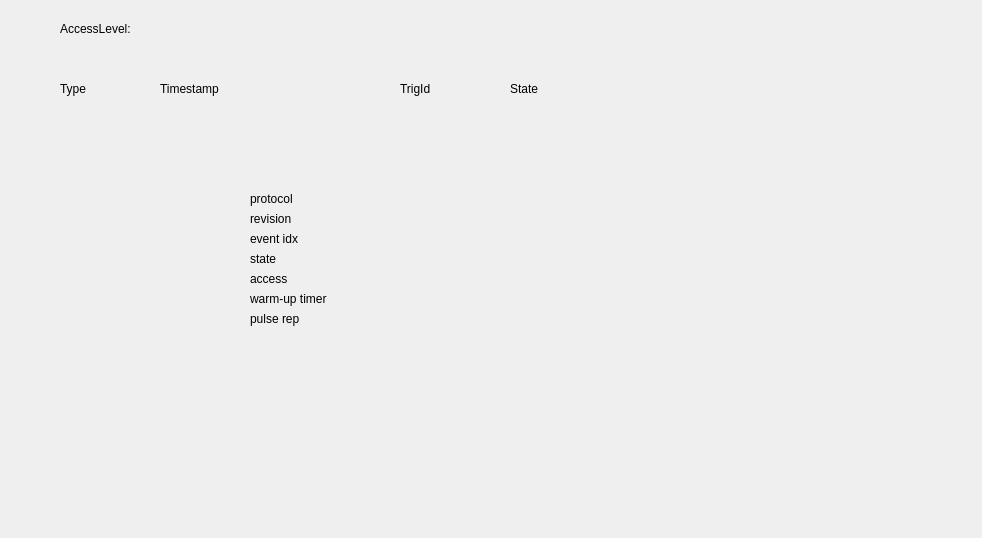
<?xml version="1.0" encoding="UTF-8"?>
<ui version="4.0">
 <class>Form</class>
 <widget class="QWidget" name="Form">
  <property name="geometry">
   <rect>
    <x>0</x>
    <y>0</y>
    <width>982</width>
    <height>538</height>
   </rect>
  </property>
  <property name="windowTitle">
   <string>Form</string>
  </property>
  <widget class="PyDMLabel" name="PyDMLabel">
   <property name="geometry">
    <rect>
     <x>380</x>
     <y>180</y>
     <width>101</width>
     <height>41</height>
    </rect>
   </property>
   <property name="toolTip">
    <string/>
   </property>
   <property name="channel" stdset="0">
    <string>ca://${P}:ModbusProtocolID.VAL</string>
   </property>
   <property name="displayFormat" stdset="0">
    <enum>PyDMLabel::Decimal</enum>
   </property>
  </widget>
  <widget class="QLabel" name="label">
   <property name="geometry">
    <rect>
     <x>250</x>
     <y>190</y>
     <width>74</width>
     <height>18</height>
    </rect>
   </property>
   <property name="text">
    <string>protocol</string>
   </property>
  </widget>
  <widget class="QLabel" name="label_2">
   <property name="geometry">
    <rect>
     <x>250</x>
     <y>210</y>
     <width>74</width>
     <height>18</height>
    </rect>
   </property>
   <property name="text">
    <string>revision</string>
   </property>
  </widget>
  <widget class="PyDMLabel" name="PyDMLabel_2">
   <property name="geometry">
    <rect>
     <x>380</x>
     <y>210</y>
     <width>76</width>
     <height>18</height>
    </rect>
   </property>
   <property name="toolTip">
    <string/>
   </property>
   <property name="channel" stdset="0">
    <string>ca://${P}:ModbusProtocolRevision.VAL</string>
   </property>
   <property name="displayFormat" stdset="0">
    <enum>PyDMLabel::Decimal</enum>
   </property>
  </widget>
  <widget class="QLabel" name="label_3">
   <property name="geometry">
    <rect>
     <x>250</x>
     <y>230</y>
     <width>74</width>
     <height>18</height>
    </rect>
   </property>
   <property name="text">
    <string>event idx</string>
   </property>
  </widget>
  <widget class="PyDMLabel" name="PyDMLabel_3">
   <property name="geometry">
    <rect>
     <x>380</x>
     <y>230</y>
     <width>76</width>
     <height>18</height>
    </rect>
   </property>
   <property name="toolTip">
    <string/>
   </property>
   <property name="channel" stdset="0">
    <string>ca://${P}:EventIndex.VAL</string>
   </property>
   <property name="displayFormat" stdset="0">
    <enum>PyDMLabel::Decimal</enum>
   </property>
  </widget>
  <widget class="QLabel" name="label_4">
   <property name="geometry">
    <rect>
     <x>250</x>
     <y>250</y>
     <width>74</width>
     <height>18</height>
    </rect>
   </property>
   <property name="text">
    <string>state</string>
   </property>
  </widget>
  <widget class="PyDMLabel" name="PyDMLabel_4">
   <property name="geometry">
    <rect>
     <x>380</x>
     <y>250</y>
     <width>76</width>
     <height>18</height>
    </rect>
   </property>
   <property name="toolTip">
    <string/>
   </property>
   <property name="channel" stdset="0">
    <string>ca://${P}:State.VAL</string>
   </property>
   <property name="displayFormat" stdset="0">
    <enum>PyDMLabel::Decimal</enum>
   </property>
  </widget>
  <widget class="QLabel" name="label_5">
   <property name="geometry">
    <rect>
     <x>250</x>
     <y>270</y>
     <width>74</width>
     <height>18</height>
    </rect>
   </property>
   <property name="text">
    <string>access</string>
   </property>
  </widget>
  <widget class="PyDMLabel" name="PyDMLabel_5">
   <property name="geometry">
    <rect>
     <x>380</x>
     <y>270</y>
     <width>76</width>
     <height>18</height>
    </rect>
   </property>
   <property name="toolTip">
    <string/>
   </property>
   <property name="channel" stdset="0">
    <string>ca://${P}:AccessLevel.VAL</string>
   </property>
   <property name="displayFormat" stdset="0">
    <enum>PyDMLabel::Decimal</enum>
   </property>
  </widget>
  <widget class="QLabel" name="label_6">
   <property name="geometry">
    <rect>
     <x>250</x>
     <y>290</y>
     <width>121</width>
     <height>18</height>
    </rect>
   </property>
   <property name="text">
    <string>warm-up timer</string>
   </property>
  </widget>
  <widget class="PyDMLabel" name="PyDMLabel_6">
   <property name="geometry">
    <rect>
     <x>380</x>
     <y>290</y>
     <width>76</width>
     <height>18</height>
    </rect>
   </property>
   <property name="toolTip">
    <string/>
   </property>
   <property name="channel" stdset="0">
    <string>ca://${P}:FilamentWarmupTimeLeft.VAL</string>
   </property>
   <property name="displayFormat" stdset="0">
    <enum>PyDMLabel::Decimal</enum>
   </property>
  </widget>
  <widget class="QLabel" name="label_7">
   <property name="geometry">
    <rect>
     <x>250</x>
     <y>310</y>
     <width>121</width>
     <height>18</height>
    </rect>
   </property>
   <property name="text">
    <string>pulse rep</string>
   </property>
  </widget>
  <widget class="PyDMLabel" name="PyDMLabel_7">
   <property name="geometry">
    <rect>
     <x>380</x>
     <y>310</y>
     <width>76</width>
     <height>18</height>
    </rect>
   </property>
   <property name="toolTip">
    <string/>
   </property>
   <property name="channel" stdset="0">
    <string>ca://${P}:PulseRepetitionFreq.VAL</string>
   </property>
   <property name="displayFormat" stdset="0">
    <enum>PyDMLabel::Decimal</enum>
   </property>
  </widget>
  <widget class="QLabel" name="label_8">
   <property name="geometry">
    <rect>
     <x>60</x>
     <y>80</y>
     <width>74</width>
     <height>18</height>
    </rect>
   </property>
   <property name="text">
    <string>Type</string>
   </property>
  </widget>
  <widget class="QLabel" name="label_9">
   <property name="geometry">
    <rect>
     <x>160</x>
     <y>80</y>
     <width>91</width>
     <height>18</height>
    </rect>
   </property>
   <property name="text">
    <string>Timestamp</string>
   </property>
  </widget>
  <widget class="QLabel" name="label_10">
   <property name="geometry">
    <rect>
     <x>400</x>
     <y>80</y>
     <width>74</width>
     <height>18</height>
    </rect>
   </property>
   <property name="text">
    <string>TrigId</string>
   </property>
  </widget>
  <widget class="QLabel" name="label_11">
   <property name="geometry">
    <rect>
     <x>510</x>
     <y>80</y>
     <width>74</width>
     <height>18</height>
    </rect>
   </property>
   <property name="text">
    <string>State</string>
   </property>
  </widget>
  <widget class="PyDMLabel" name="PyDMLabel_8">
   <property name="geometry">
    <rect>
     <x>60</x>
     <y>100</y>
     <width>101</width>
     <height>21</height>
    </rect>
   </property>
   <property name="toolTip">
    <string/>
   </property>
   <property name="channel" stdset="0">
    <string>ca://${P}:MainEventTypeStr.VAL</string>
   </property>
   <property name="displayFormat" stdset="0">
    <enum>PyDMLabel::String</enum>
   </property>
  </widget>
  <widget class="PyDMLabel" name="PyDMLabel_9">
   <property name="geometry">
    <rect>
     <x>160</x>
     <y>100</y>
     <width>221</width>
     <height>18</height>
    </rect>
   </property>
   <property name="toolTip">
    <string/>
   </property>
   <property name="channel" stdset="0">
    <string>ca://${P}:MainEventTimeStr.VAL</string>
   </property>
   <property name="displayFormat" stdset="0">
    <enum>PyDMLabel::String</enum>
   </property>
  </widget>
  <widget class="PyDMLabel" name="PyDMLabel_10">
   <property name="geometry">
    <rect>
     <x>400</x>
     <y>100</y>
     <width>76</width>
     <height>18</height>
    </rect>
   </property>
   <property name="toolTip">
    <string/>
   </property>
   <property name="channel" stdset="0">
    <string>ca://${P}:MainEventTrigger.VAL</string>
   </property>
   <property name="displayFormat" stdset="0">
    <enum>PyDMLabel::Decimal</enum>
   </property>
  </widget>
  <widget class="PyDMLabel" name="PyDMLabel_11">
   <property name="geometry">
    <rect>
     <x>510</x>
     <y>100</y>
     <width>76</width>
     <height>18</height>
    </rect>
   </property>
   <property name="toolTip">
    <string/>
   </property>
   <property name="channel" stdset="0">
    <string>ca://${P}:State.VAL</string>
   </property>
   <property name="displayFormat" stdset="0">
    <enum>PyDMLabel::String</enum>
   </property>
  </widget>
  <widget class="QLabel" name="label_12">
   <property name="geometry">
    <rect>
     <x>60</x>
     <y>20</y>
     <width>101</width>
     <height>18</height>
    </rect>
   </property>
   <property name="text">
    <string>AccessLevel:</string>
   </property>
  </widget>
  <widget class="PyDMLabel" name="PyDMLabel_12">
   <property name="geometry">
    <rect>
     <x>170</x>
     <y>20</y>
     <width>101</width>
     <height>21</height>
    </rect>
   </property>
   <property name="toolTip">
    <string/>
   </property>
   <property name="channel" stdset="0">
    <string>ca://${P}:AccessLevel.VAL</string>
   </property>
   <property name="displayFormat" stdset="0">
    <enum>PyDMLabel::String</enum>
   </property>
  </widget>
 </widget>
 <customwidgets>
  <customwidget>
   <class>PyDMLabel</class>
   <extends>QLabel</extends>
   <header>pydm.widgets.label</header>
  </customwidget>
 </customwidgets>
 <resources/>
 <connections/>
</ui>
